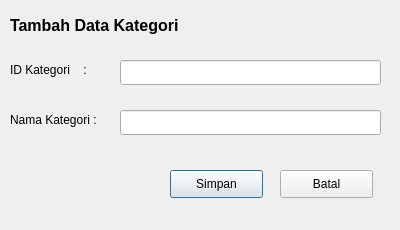
<?xml version="1.0" encoding="UTF-8"?>
<ui version="4.0">
 <class>Dialog</class>
 <widget class="QDialog" name="Dialog">
  <property name="geometry">
   <rect>
    <x>0</x>
    <y>0</y>
    <width>400</width>
    <height>230</height>
   </rect>
  </property>
  <property name="windowTitle">
   <string>Tambah Kategori</string>
  </property>
  <widget class="QLabel" name="label">
   <property name="geometry">
    <rect>
     <x>10</x>
     <y>10</y>
     <width>250</width>
     <height>31</height>
    </rect>
   </property>
   <property name="font">
    <font>
     <pointsize>12</pointsize>
     <weight>75</weight>
     <bold>true</bold>
    </font>
   </property>
   <property name="text">
    <string>Tambah Data Kategori</string>
   </property>
  </widget>
  <widget class="QLabel" name="label_2">
   <property name="geometry">
    <rect>
     <x>10</x>
     <y>60</y>
     <width>100</width>
     <height>20</height>
    </rect>
   </property>
   <property name="text">
    <string>ID Kategori    :</string>
   </property>
  </widget>
  <widget class="QLineEdit" name="lineEdit">
   <property name="geometry">
    <rect>
     <x>120</x>
     <y>60</y>
     <width>261</width>
     <height>25</height>
    </rect>
   </property>
  </widget>
  <widget class="QLabel" name="label_3">
   <property name="geometry">
    <rect>
     <x>10</x>
     <y>110</y>
     <width>100</width>
     <height>20</height>
    </rect>
   </property>
   <property name="text">
    <string>Nama Kategori :</string>
   </property>
  </widget>
  <widget class="QLineEdit" name="lineEdit_2">
   <property name="geometry">
    <rect>
     <x>120</x>
     <y>110</y>
     <width>261</width>
     <height>25</height>
    </rect>
   </property>
  </widget>
  <widget class="QPushButton" name="pushButton">
   <property name="geometry">
    <rect>
     <x>170</x>
     <y>170</y>
     <width>93</width>
     <height>28</height>
    </rect>
   </property>
   <property name="text">
    <string>Simpan</string>
   </property>
  </widget>
  <widget class="QPushButton" name="pushButton_2">
   <property name="geometry">
    <rect>
     <x>280</x>
     <y>170</y>
     <width>93</width>
     <height>28</height>
    </rect>
   </property>
   <property name="text">
    <string>Batal</string>
   </property>
  </widget>
 </widget>
 <resources/>
 <connections/>
</ui>
